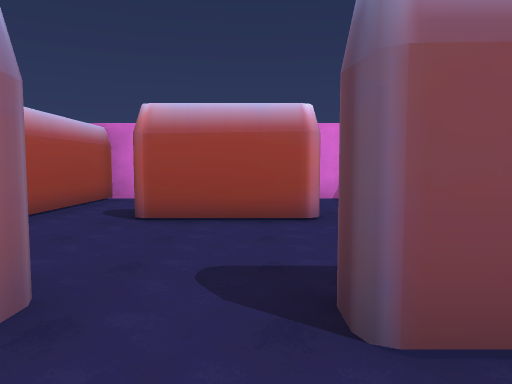
[1] (above)

24 first-person views from a walk through a scene from a Unity 3-D project. The camera is 1.4 m above the floor, tilts 4° down and sees 70° across. The floor is counted in squares, 2 m on a side. Each view is taken from the middle of a square. On the plan, view 1 faces up. The plan holds only what a view shows up to about 11 squares ahead; the rest is blank. The player is left out. Some animated figures are not drawn.

[2]
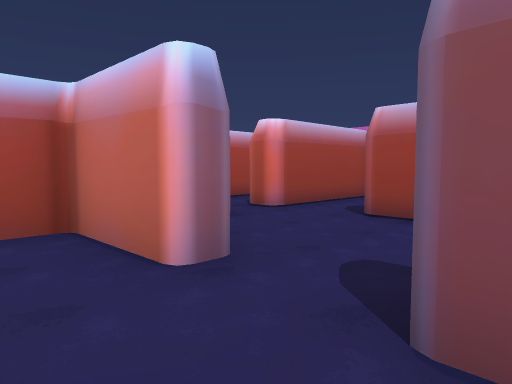

[3]
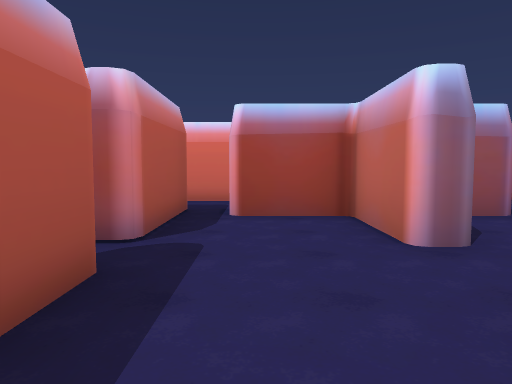

[4]
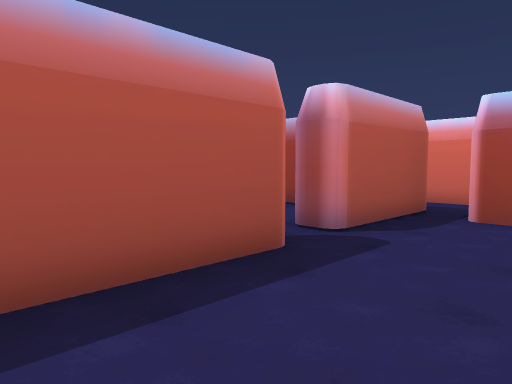

[5]
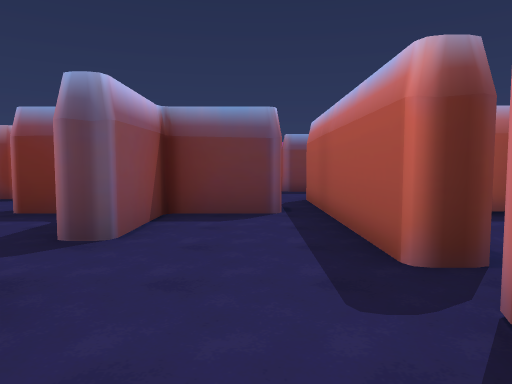

[6]
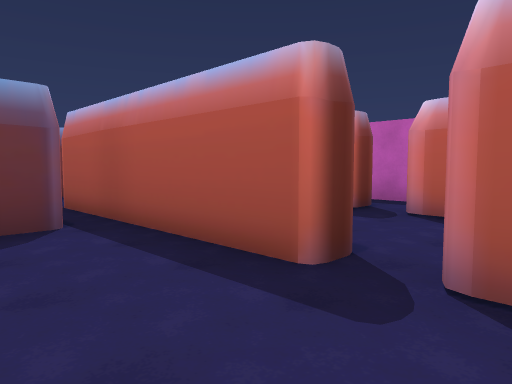

[7]
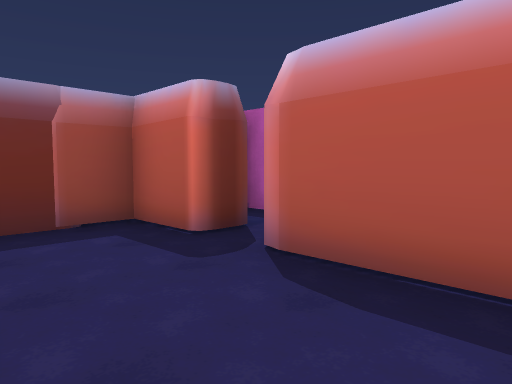

[8]
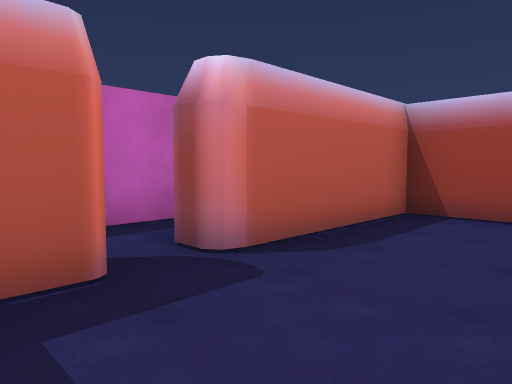

[9]
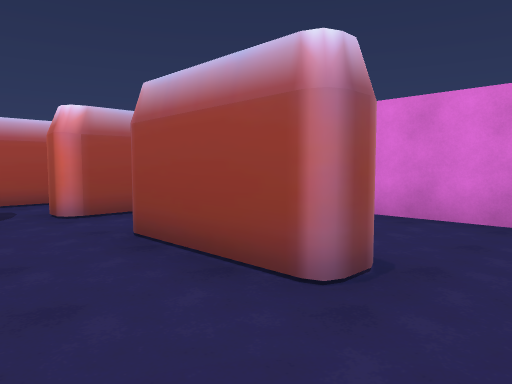

[10]
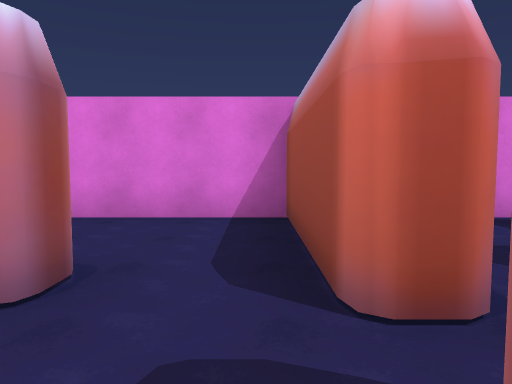

[11]
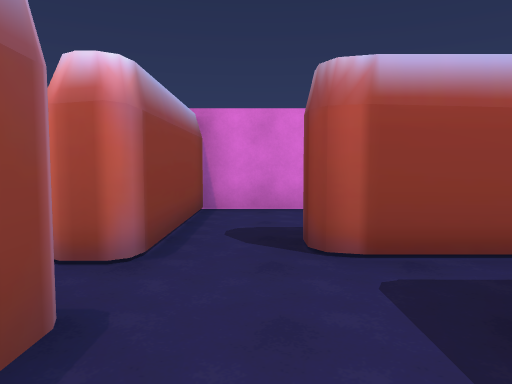

[12]
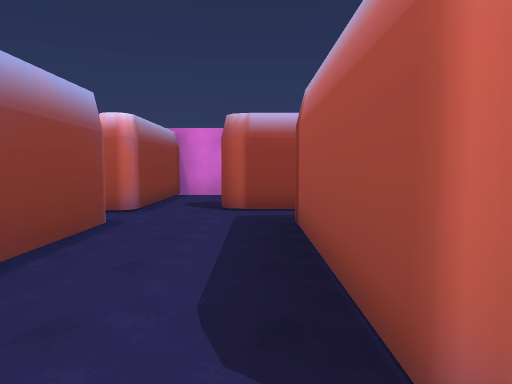

[13]
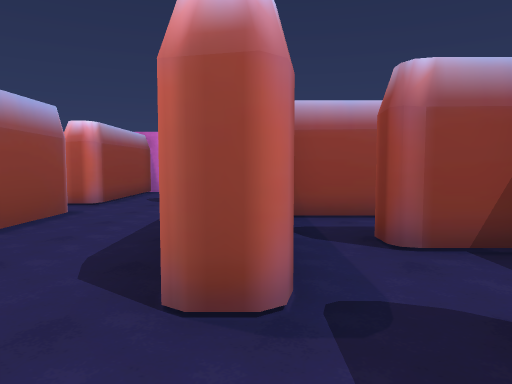

[14]
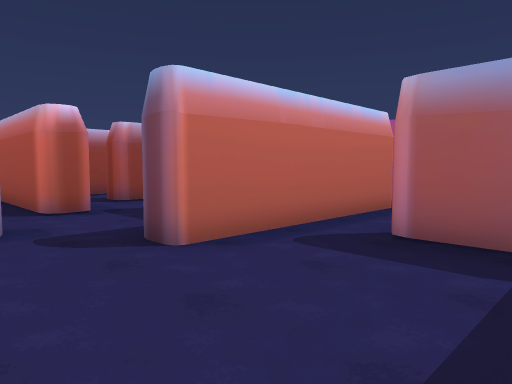

[15]
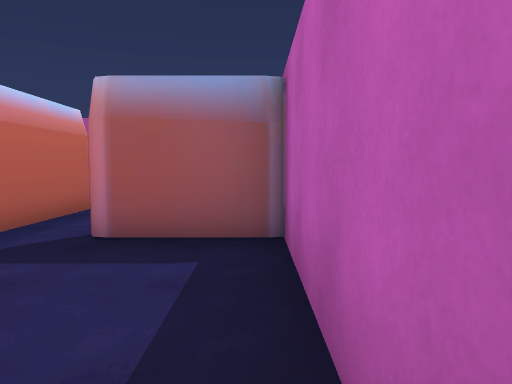

[16]
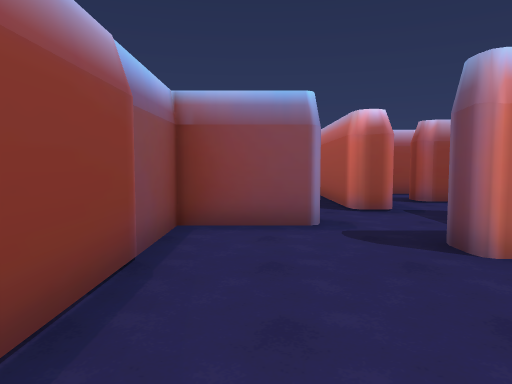

[17]
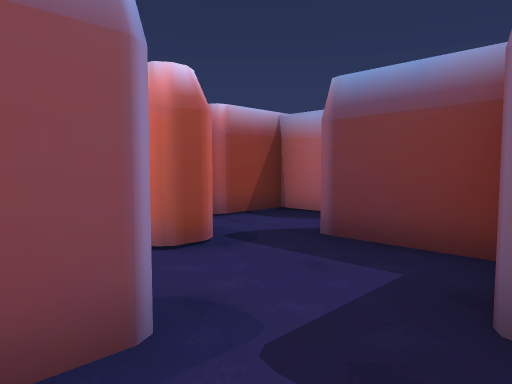

[18]
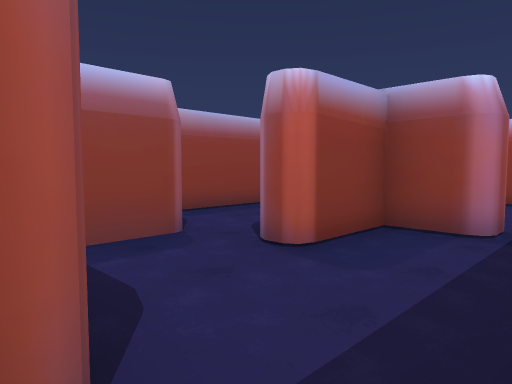

[19]
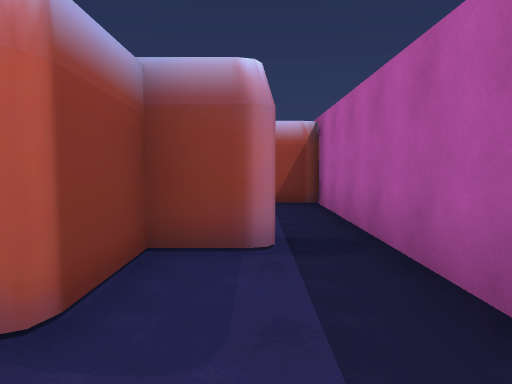

[20]
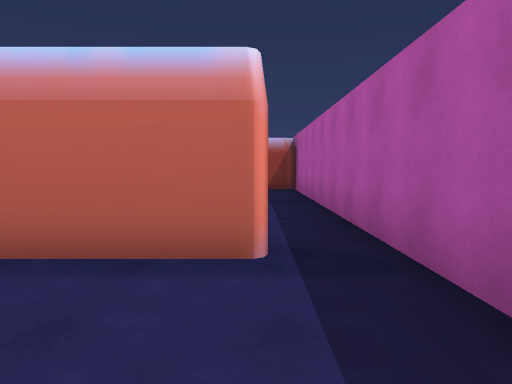

[21]
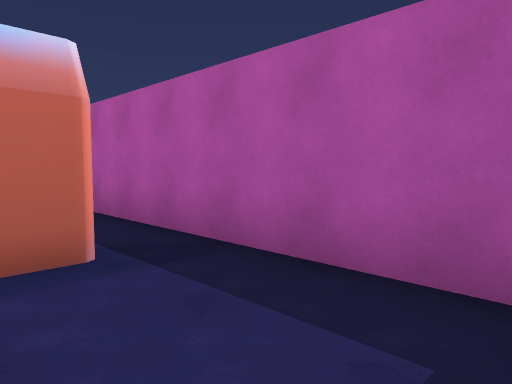

[22]
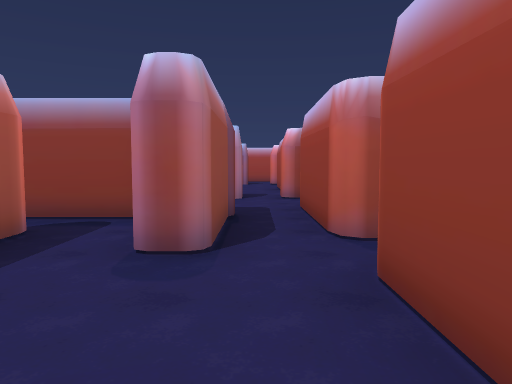

[23]
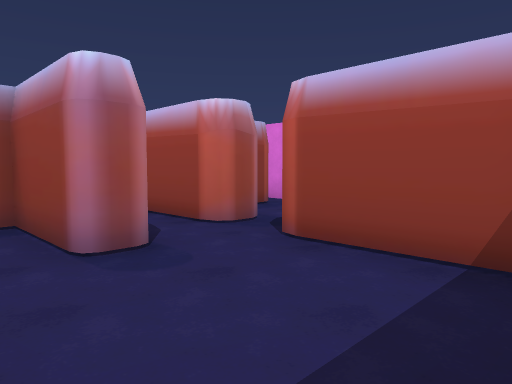

[24]
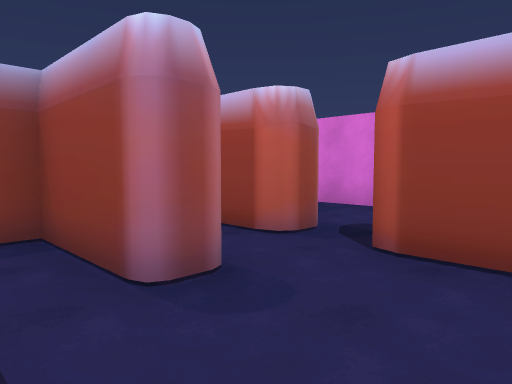

### Floor plan
Points are (right, up) in squares from view 1. A wall is a line through its corners. A room is listed if a view was taken in it or the views show most of it. See-through windows are left out.
Room 1 (views 1, 2, 3, 4, 5, 6)
walls: (-1.2, 1.4) (-3.2, 1.4) (-3.1, -0.4); (-0.5, -1.6) (-0.5, -1.1) (3, -1.1); (-3.9, -1.1) (-1.4, -1.1); (2.4, -0.2) (2.4, 1.4) (0.5, 1.4)
ways out: opening at (-1, -1) to room 2; opening at (-0.5, 2) to room 3
Room 2 (views 7, 8)
walls: (1, -4.9) (1, -4.2) (2.4, -4.2) (2.4, -2.8); (-3.1, -2.9) (-3.1, -4.2) (0.2, -4.2) (0.2, -4.9)
ways out: opening at (-1, -1) to room 1; gap at (1, -5)
Room 3 (views 9, 10)
walls: (-3.2, 3.6) (-3.2, 3); (0.8, 4.7) (-1.5, 4.7); (-3.2, 4.6) (-3.8, 4.6); (2.4, 2.9) (2.4, 3.6)
ways out: opening at (-0.5, 2) to room 1; opening at (3, 4) to room 4; opening at (-2.5, 5) to room 9; opening at (1.5, 5) to room 10; opening at (-4, 4)
Room 4 (views 11, 12)
walls: (5.8, 3.6) (8, 3.6); (5.5, -0.4) (5.5, 3.5); (3.1, 3.6) (3.1, 1.6); (3.1, 4.6) (2.4, 4.6); (7.2, 4.7) (4.8, 4.7); (3, -1.1) (4.8, -1.1); (7.6, 4.9) (7.1, 4.7)
ways out: opening at (3, 4) to room 3; opening at (5, -1) to room 5; opening at (6.5, 4) to room 8; opening at (4, 5) to room 11
Room 5 (views 13, 14, 15, 16, 17)
walls: (4.8, -1.7) (3.1, -1.7) (3.1, -4.9); (4.4, -6.3) (7.4, -6.3) (7.4, -4.5); (7.1, -2.4) (7.1, -0.9); (8.5, -3.3) (5.8, -3.3); (6.1, -0.4) (5.5, -0.4)
ways out: opening at (5, -1) to room 4; opening at (8, -4) to room 7
Room 6 (views 18, 19)
walls: (10, 1) (9.1, 1) (9.1, -0.4); (7.7, -0.9) (7.7, -1.9); (11.2, -3.6) (11.2, 0.6)
ways out: opening at (11, -3) to room 7; opening at (11, 1) to room 8; opening at (8, -1) to room 12
Room 7 (views 20, 21)
walls: (11.2, -5.8) (11.2, -3.6); (10, -3.3) (8.5, -3.3)
ways out: opening at (8, -4) to room 5; opening at (11, -3) to room 6
Room 8 (views 22, 23, 24)
walls: (11, 4.7) (8.8, 4.7); (11.2, 0.6) (11.2, 5)
ways out: opening at (6.5, 4) to room 4; opening at (11, 1) to room 6; opening at (8, 2) to room 12; opening at (8, 5)
Room 9 (no view inside)
walls: (-2.6, 8) (-3.2, 8) (-3.2, 4.6); (0.4, 8) (-0.6, 8)
ways out: opening at (-2.5, 5) to room 3; opening at (-0.5, 6.5) to room 10
Room 10 (no view inside)
walls: (2.4, 4.6) (2.4, 8) (0.4, 8)
ways out: opening at (1.5, 5) to room 3; opening at (-0.5, 6.5) to room 9
Room 11 (no view inside)
walls: (7, 8) (3.1, 8) (3.1, 4.6)
ways out: opening at (4, 5) to room 4
Room 12 (no view inside)
walls: (8.5, 0.1) (8.5, 1) (7.2, 1); (7.2, 1.6) (7.8, 1.6); (8, 3) (6.2, 3) (6.2, 0.1)
ways out: opening at (8, -1) to room 6; opening at (8, 2) to room 8

Positions as (right, up) in squares from view 1, and headings:
1: (0, 0), facing up
2: (1, 0), facing up-left
3: (2, 0), facing left
4: (2, 1), facing down-left
5: (-3, 0), facing right
6: (-2, 1), facing down-right
7: (-2, -2), facing down-right
8: (2, -2), facing down-left
9: (2, 3), facing up-left
10: (2, 3), facing up
11: (4, 2), facing up
12: (5, -1), facing up
13: (6, -2), facing up
14: (4, -6), facing up-right
15: (4, -6), facing right
16: (4, -6), facing up
17: (4, -3), facing up-right
18: (11, -3), facing up-left
19: (10, -2), facing up
20: (10, -6), facing up
21: (9, -6), facing up-right
22: (11, 4), facing left
23: (11, 2), facing up-left
24: (10, 2), facing up-left
